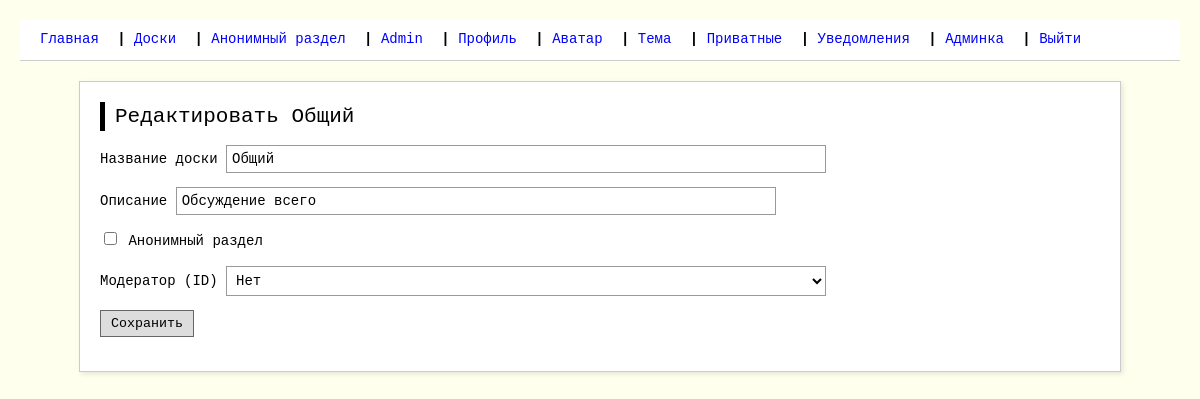
The page /admin/boards/edit/1 (signed in) on the database its author committed.
### models.py (models this page shows, shortened)
class User(UserMixin, db.Model):
    id = db.Column(db.Integer, primary_key=True)
    email = db.Column(db.String(120), unique=True, nullable=False)
    unique_username = db.Column(db.String(80), unique=True, nullable=False)
    display_name = db.Column(db.String(80), nullable=False)
    password_hash = db.Column(db.String(128), nullable=False)
    date_of_birth = db.Column(db.Date, nullable=False)
    is_admin = db.Column(db.Boolean, default=False)
    is_moderator = db.Column(db.Boolean, default=False)
    is_banned = db.Column(db.Boolean, default=False)
    ban_reason = db.Column(db.String(200), nullable=True)
    banned_until = db.Column(db.DateTime, nullable=True)
    menu_texts = db.Column(db.JSON, default=dict)
    bio = db.Column(db.Text, default='')
    language = db.Column(db.String(10), default='ru')
    timezone = db.Column(db.String(50), default='UTC')
    avatar_filename = db.Column(db.String(200), nullable=True)
    avatar_html = db.Column(db.Text, default='<div class="avatar">[Аватар]</div>')
    avatar_css = db.Column(db.Text, default='.avatar { color: #666; font-weight: bold; }')
    theme_html = db.Column(db.Text, default='')
    theme_css = db.Column(db.Text, default='')
    profile_html = db.Column(db.Text, default='<h1>Мой профиль</h1><p>Тут можно написать что-то.</p>')
    profile_css = db.Column(db.Text, default='body { background: #f0f0f0; }')
    two_factor_enabled = db.Column(db.Boolean, default=True)
    created_at = db.Column(db.DateTime, default=lambda: datetime.now(timezone.utc))

class Board(db.Model):
    id = db.Column(db.Integer, primary_key=True)
    name = db.Column(db.String(50), unique=True, nullable=False)
    description = db.Column(db.String(200))
    is_anonymous = db.Column(db.Boolean, default=False)
    moderator_id = db.Column(db.Integer, db.ForeignKey('user.id'), nullable=True)
    age_restriction = db.Column(db.Integer, default=0)
    created_at = db.Column(db.DateTime, default=lambda: datetime.now(timezone.utc))
    moderator = db.relationship('User', foreign_keys=[moderator_id])

### admin.py (the view)
    def wrapper(*args, **kwargs):
        if not current_user.is_authenticated or not current_user.is_admin:
            abort(403)
        return func(*args, **kwargs)

### forms.py
class BoardForm(FlaskForm):
    name = StringField('Название доски', validators=[DataRequired(), Length(max=50)])
    description = StringField('Описание', validators=[Length(max=200)])
    is_anonymous = BooleanField('Анонимный раздел')
    moderator_id = SelectField('Модератор (ID)', coerce=int, validators=[Optional()])
    age_restriction = SelectField('Возрастное ограничение', choices=[(0,'Без ограничений'),(12,'12+'),(14,'14+'),(16,'16+'),(18,'18+')], coerce=int, default=0)

### admin.py (called while the page is built, shortened)
def admin_required(func):
    def wrapper(*args, **kwargs):
        if not current_user.is_authenticated or not current_user.is_admin:
            abort(403)
        return func(*args, **kwargs)
    wrapper.__name__ = func.__name__
    return wrapper

@admin_bp.route('/boards/edit/<int:board_id>', methods=['GET', 'POST'])
@login_required
@admin_required
def edit_board(board_id):
    board = Board.query.get_or_404(board_id)
    form = BoardForm()
    form.moderator_id.choices = [(0, 'Нет')] + [(u.id, u.display_name) for u in User.query.all()]
    form.name.data = board.name
    form.description.data = board.description
    form.is_anonymous.data = board.is_anonymous
    form.moderator_id.data = board.moderator_id or 0
    form.age_restriction.data = board.age_restriction
    return render_template('admin/edit_board.html', form=form, board=board)

### app.py (called while the page is built, shortened)
@login_manager.user_loader
def load_user(user_id):
    return db.session.get(User, int(user_id))

@app.after_request
def security_headers(response):
    response.headers["Content-Security-Policy"] = (
        "default-src 'self'; "
        "img-src 'self' data: https:; "
        "style-src 'self' 'unsafe-inline'; "
        "script-src 'self';"
    )
    response.headers["X-Frame-Options"] = "SAMEORIGIN"
    response.headers["X-Content-Type-Options"] = "nosniff"
    response.headers["Referrer-Policy"] = "strict-origin-when-cross-origin"
    return response

@app.before_request
def apply_temporary_theme():
    if current_user.is_authenticated:
        temp = session.get('temp_theme')

@app.context_processor
def utility_processor():
    def get_menu_text(key, default):
        if current_user.is_authenticated and current_user.menu_texts:
            return current_user.menu_texts.get(key, default)
        return default
    return dict(get_menu_text=get_menu_text)

### templates/admin/edit_board.html (shortened to what this page needs)
{% extends "base.html" %}
{% block content %}
<h1>Редактировать {{ board.name }}</h1>
<form method="post">
    <p>{{ form.name.label }} {{ form.name(size=40) }}</p>
    <p>{{ form.description.label }} {{ form.description(size=80) }}</p>
    <p>{{ form.is_anonymous() }} {{ form.is_anonymous.label }}</p>
    <p>{{ form.moderator_id.label }} {{ form.moderator_id() }}</p>
    <p><input type="submit" value="Сохранить"></p>
</form>
{% endblock %}

### templates/base.html (shortened to what this page needs)
<!DOCTYPE html>
<html>
<head>
    <link rel="stylesheet" href="{{ url_for('static', filename='style.css') }}">
</head>
<body>
    <div id="forum-header" class="header">
        <a href="{{ url_for('index') }}">{{ get_menu_text('index', 'Главная') }}</a> |
        <a href="{{ url_for('boards') }}">{{ get_menu_text('boards', 'Доски') }}</a> |
        <a href="{{ url_for('anon_board') }}">{{ get_menu_text('anon_board', 'Анонимный раздел') }}</a> |
        {% if current_user.is_authenticated %}
            <a href="{{ url_for('profile', user_id=current_user.id) }}">
                {{ get_menu_text('profile', current_user.display_name) }}
            </a> |
            <a href="{{ url_for('settings_profile') }}">{{ get_menu_text('settings_profile', 'Профиль') }}</a> |
            <a href="{{ url_for('settings_avatar') }}">{{ get_menu_text('settings_avatar', 'Аватар') }}</a> |
            <a href="{{ url_for('settings_theme') }}">{{ get_menu_text('settings_theme', 'Тема') }}</a> |
            <a href="{{ url_for('private_threads') }}">{{ get_menu_text('private_threads', 'Приватные') }}</a> |
            <a href="{{ url_for('notifications') }}">{{ get_menu_text('notifications', 'Уведомления') }}</a> |
            {% if current_user.is_admin %}
                <a href="{{ url_for('admin.dashboard') }}">{{ get_menu_text('admin', 'Админка') }}</a> |
            {% endif %}
            <a href="{{ url_for('logout') }}">{{ get_menu_text('logout', 'Выйти') }}</a>
        {% else %}
            <a href="{{ url_for('login') }}">{{ get_menu_text('login', 'Вход') }}</a> |
            <a href="{{ url_for('register') }}">{{ get_menu_text('register', 'Регистрация') }}</a>
        {% endif %}
    </div>
    <div class="content">
        {% block content %}{% endblock %}
    </div>
</body>
</html>

### static/style.css (style rules this page uses)
body { background: #ffe; color: #000; font-family: 'Courier New', monospace; font-size: 14px; line-height: 1.4; margin: 0; padding: 20px; }
a { color: #00f; text-decoration: none; }
.header { border-bottom: 2px solid #000; margin-bottom: 20px; padding-bottom: 10px; font-weight: bold; }
.header a { margin-right: 10px; }
.content { max-width: 1000px; margin: 0 auto; background: #fff; padding: 20px; border: 1px solid #ccc; box-shadow: 2px 2px 5px rgba(0,0,0,0.1); }
h1, h2, h3 { margin-top: 0; font-weight: normal; }
h1 { font-size: 1.5em; border-left: 5px solid #000; padding-left: 10px; }
input[type="text"], input[type="email"], input[type="password"], input[type="number"], textarea, select { background: #fff; border: 1px solid #999; padding: 5px; font-family: monospace; font-size: 14px; width: 100%; max-width: 600px; box-sizing: border-box; }
input[type="submit"], button { background: #ddd; border: 1px solid #666; padding: 5px 10px; font-family: monospace; cursor: pointer; }

### templates/base.html (style rules this page uses)
body #forum-header.header { display: block !important; background: #fff !important; border-bottom: 1px solid #ccc !important; padding: 10px 20px !important; margin-bottom: 20px !important; visibility: visible !important; opacity: 1 !important; }
body #forum-header.header a { color: #00f !important; font-weight: normal !important; margin-right: 10px !important; text-decoration: none !important; }

### rows shown on the page
User: menu_texts "Главная", menu_texts "Доски", menu_texts "Анонимный раздел", display_name+menu_texts "Admin", menu_texts "Профиль", menu_texts "Аватар", menu_texts "Тема", menu_texts "Приватные", menu_texts "Уведомления", menu_texts "Админка", menu_texts "Выйти"
Board: name "Общий", description "Обсуждение всего", moderator_id "Нет"
